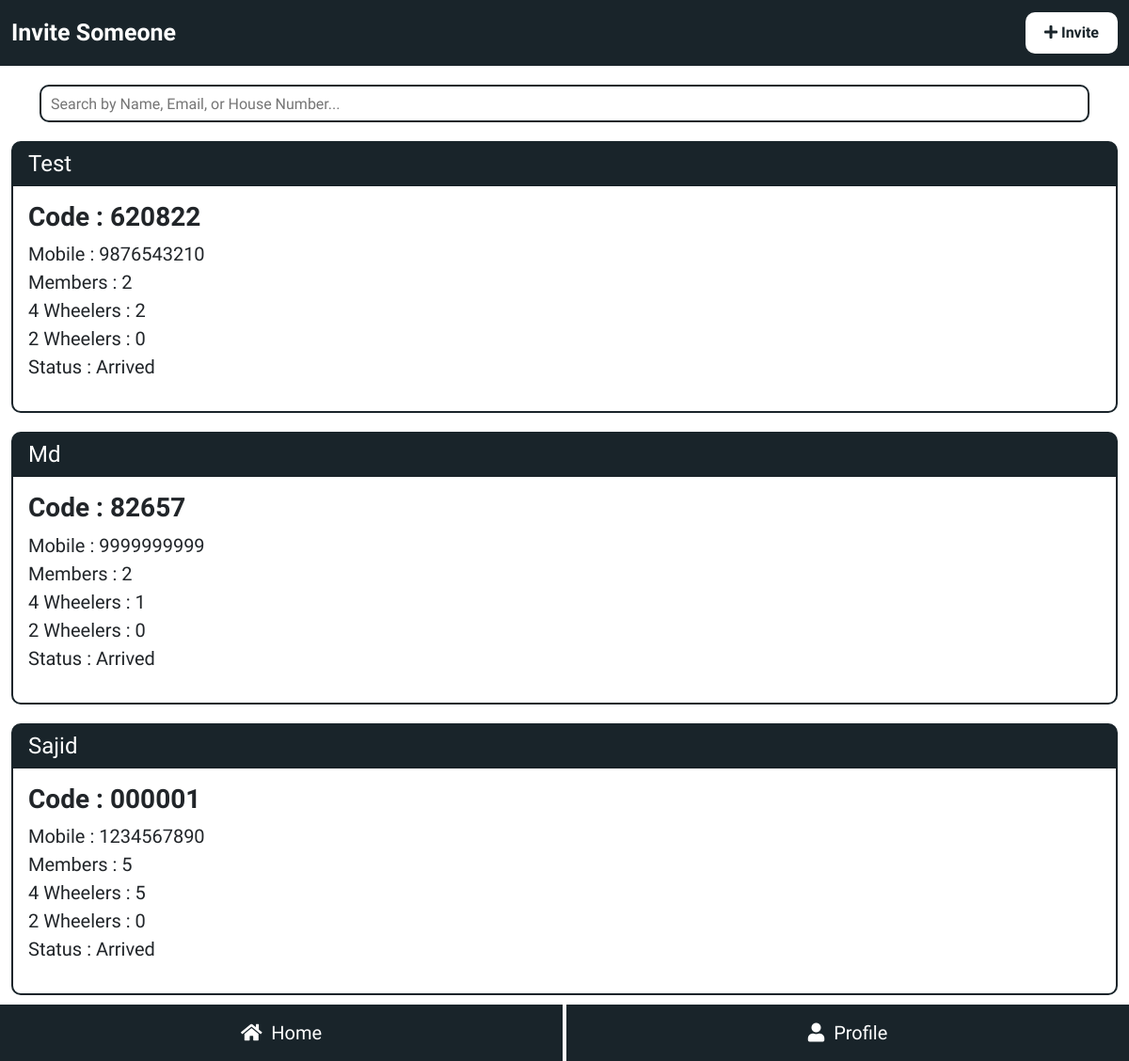
The page /resident/invite.php (signed in) on the database its author committed.
### tables this page shows
CREATE TABLE `gated_visitors` (
  `id` int(11) NOT NULL,
  `status` varchar(255) NOT NULL,
  `name` varchar(255) NOT NULL,
  `mobile` varchar(255) NOT NULL,
  `members` varchar(255) NOT NULL,
  `date` varchar(255) NOT NULL,
  `time` varchar(255) NOT NULL,
  `fourWheeler` varchar(255) NOT NULL,
  `twoWheeler` varchar(255) NOT NULL,
  `verification_code` varchar(255) NOT NULL,
  `res_name` varchar(255) NOT NULL,
  `res_house` varchar(255) NOT NULL,
  `res_mobile` varchar(255) NOT NULL,
  `res_email` varchar(255) NOT NULL,
  `date_time` datetime NOT NULL DEFAULT current_timestamp()
);

### resident/invite.php (the view, shortened to what this page needs)
<?php
include ('../assets/inc/conn.php');
$block_house = ($_SESSION['residentBlock'] == "NA") ? $_SESSION['residentHouseNum'] : $_SESSION['residentBlock']." - ".$_SESSION['residentHouseNum'];
?>
<!DOCTYPE html>
<html lang="en">
<head>
    <link href="https://cdn.jsdelivr.net/npm/bootstrap@5.3.3/dist/css/bootstrap.min.css" rel="stylesheet"
>
    <link rel="stylesheet" href="https://cdnjs.cloudflare.com/ajax/libs/font-awesome/5.15.2/css/all.min.css" />
    <link rel="stylesheet" href="assets/css/invite.css">
</head>
<body>
    <nav class="navbar navbar-expand-lg">
        <div class="container-fluid">
            <span class="navText">Invite Someone</span>
            <button type="button" class="inviteSomeoneBtn" data-bs-toggle="modal" data-bs-target="#invite-someone-modal">
                <i class="fa fa-plus" aria-hidden="true"></i> Invite
            </button>
        </div>
    </nav>
     <div class="container searchBar">
         <input type="text" id="searchResidentInput" class="search-input" placeholder="Search by Name, Email, or House Number...">
     </div>
    <div class="container-fluid all-resident-data-container">
    <?php
                    $inviteData = mysqli_query($conn , "SELECT * FROM `gated_visitors` WHERE `res_house` = '$block_house' ORDER BY `id` DESC");
                    while($inviteRow = mysqli_fetch_assoc($inviteData)){
                        ?>
                        <div class="card allResidentCard" id="searchItems">
                            <h4 class="card-header"><?php echo $inviteRow['name'];?></h4>
                            <div class="card-body">
                                <h3 class="card-title card-name-section">Code : <?php echo $inviteRow['verification_code'];?></h3>
                                <p class="card-text">
                                    Mobile : <?php echo $inviteRow['mobile'];?> <br>
                                    Members : <?php echo $inviteRow['members'];?> <br>
                                    4 Wheelers : <?php echo $inviteRow['fourWheeler'];?> <br>
                                    2 Wheelers : <?php echo $inviteRow['twoWheeler'];?> <br>
                                    <?php
                                    if($inviteRow['status'] == 0){
                                        ?>
                                            Status : Not Arrived <br>
                                        <?php
                                    }else{
                                        ?>
                                            Status : Arrived <br>
                                        <?php
                                    }
                                    ?>
                                </p>
                            </div>
                        </div>
                        <?php
                    }
    ?>
    </div>
    <footer>
        <div class="container-fluid g-0 footer-container full-cover">
            <div class="row g-0 footer-row full-cover">
                <div class="col col-6 footer-col">
                    <a class="footer-home footer-nav full-cover full-center" href="index.php">
                        <i class="fa fa-home" aria-hidden="true"></i>&nbsp;
                        <span>&nbsp;Home</span>
                    </a>
                </div>
                <div class="col col-6 footer-col">
                    <a class="footer-activities footer-nav full-cover full-center" href="profile.php">
                        <i class="fa fa-user" aria-hidden="true"></i>&nbsp;
                        <span>&nbsp;Profile</span>
                    </a>
                </div>
            </div>
        </div>
    </footer>
</body>
</html>

### resident/assets/css/invite.css (style rules this page uses)
:root { --main-color: #19242a; }
body { overflow: -moz-scrollbars-none; scrollbar-width: none; -ms-overflow-style: none; }
* { margin: 0; padding: 0; font-family: "Inria Sans", sans-serif; }
.full-cover { height: 100%; width: 100%; }
.full-center { display: flex; justify-content: center; align-items: center; }
.navbar { background-color: var(--main-color); height: 70px; position: sticky; top: 0; z-index: 999; }
.navText { font-weight: bold; font-size: 25px; color: #fff; }
.inviteSomeoneBtn { color: var(--main-color); background-color: #fff; padding: 10px 20px; border: none; border-radius: 10px; cursor: pointer; font-weight: bold; }
.search-input { width: 100%; border: 2px solid var(--main-color); margin-top: 20px; height: 40px; padding: 10px; border-radius: 10px; }
.all-resident-data-container { margin-bottom: 70px; }
.all-resident-data-container .card { margin: 20px 0; border: 2px solid var(--main-color); border-radius: 10px; }
.all-resident-data-container .card .card-text { font-size: 20px; }
.card-header { background-color: var(--main-color); color: #fff; }
.card-name-section { font-weight: bold; }
footer { height: 60px; width: 100%; background-color: var(--main-color); position: fixed; bottom: 0; z-index: 999; }
.footer-col { height: 100%; background-color: var(--main-color) }
.footer-nav { text-decoration: none; color: #fff; font-size: 20px; }
.footer-home { border-right: 2px solid #fff; }
.footer-activities { border-left: 2px solid #fff; }

### rows shown on the page
gated_visitors: name "Test", verification_code "620822", mobile "9876543210", members "2", fourWheeler "2", twoWheeler "0", status "Status : Arrived"
gated_visitors: name "Md", verification_code "82657", mobile "9999999999", members "2", fourWheeler "1", twoWheeler "0", status "Status : Arrived"
gated_visitors: name "Sajid", verification_code "000001", mobile "1234567890", members "5", fourWheeler "5", twoWheeler "0", status "Status : Arrived"
